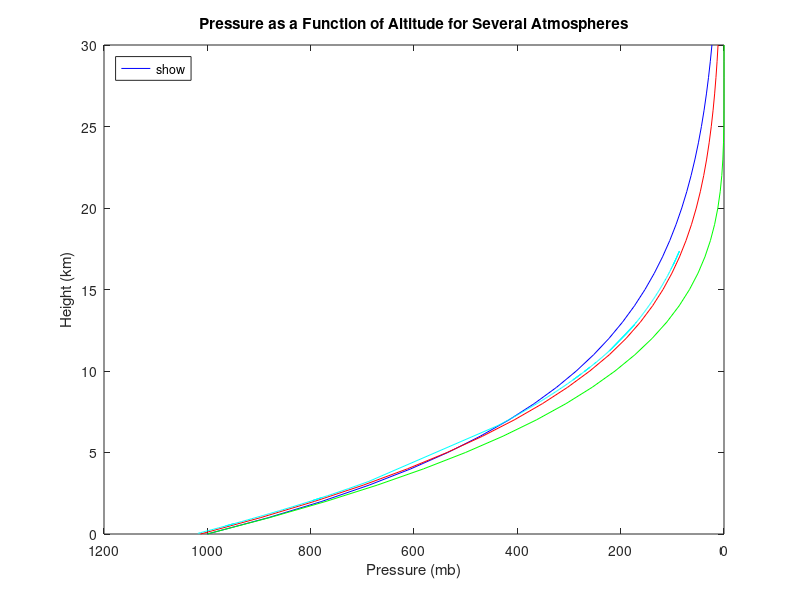

Recreate this plot in MATLAB.
%  Program Name:         Plot_of_Several_Atmospheres
%  File Name:            Plot_of_Several_Atmospheres.m
%  Functions Required:   MATLAB functions
%-----------------------------------------------------------------------------------------
%  Program Description:
%
%   This program plots pressure as a function of altitude for:
%   (a) The isothermal atmosphere (T = 273 K, surface temp = 300 K, surface pressure = 1000hPa)
%   (b) A dry adiabatic atmosphere (using same values as (a))
%   (c) The 1976 US Standard Atmosphere
%   (d) Radiosonde data (hardcoded)
%-----------------------------------------------------------------------------------------
%  Author:  Matthew B. Little
%  Date:    11 Apr 2011     
%  Revised: 7 Sep 2016 
%-----------------------------------------------------------------------------------------
%        1         2         3         4         5         6         7         8         9
%23456789012345678901234567890123456789012345678901234567890123456789012345678901234567890
% Reset any leftover graphics and variables
  clear
  clf('reset');
% Initialize values for part a and b
  z = 0:1:30;
  g = 9.81;
  R = 287;
  p = 1000;
  T = 273;
  c = 1004.64;
  Gam = 9.8;
% Part a, The isothermal atmosphere
p1 = p*(exp((-g.*z*1000)/(R*T)));
% Part b, The dry adiabatic atmosphere
p2 = p*((T - Gam.*z)/T).^(c/R);
p2(29:31) = 0;
% Part c, The 1976 US Standard Atmosphere
% Initialize variables
  T_c = 288.15;
  P_c = 1013.25;
  g_c = 9.80665;
  Gam_c = 6.5;
  TS_c = 216.65;
  z1_c = 0:1:11;
  z2_c = 12:1:21;
  % Wikipedia provided the Stratospheric info for z > 20gpkm   
  Gam2_c = -1.0;
% Using Barometric formula 
p3(1) = P_c;
T3(1) = T_c;
for counter = 1:11
    T3(counter + 1) = T3(counter) - Gam_c;
    p3(counter + 1) = p3(counter)*(exp((-g_c*1000)/(R*T3(counter + 1))));
end
% For tropopause 12gpkm - 19 gpkm
T3(z2_c) = TS_c;
for counter2 = 12:20
    p3(counter2 + 1) = p3(counter2)*(exp((-g_c*1000)/(R*T3(counter2 + 1))));
end
% For stratosphere for 20gpkm to 30gpkm
for counter3 = 21:30
    T3(counter3 + 1) = T3(counter3) - Gam2_c;
    p3(counter3 + 1) = p3(counter3)*(exp((-g_c*1000)/(R*T3(counter3 + 1))));
end
% Part d, Hardcoded Radiosonde Data
p4 = [1018.3,1018.2,1016.6,1013.3,1009.9,1006.5,1003,1000,997,994.4,991.2,987.8,985.1,981.5,978.1,974.8,971.5,948.2,965,961.7,957.9,955.4,948.3,933.6,931.1,927.2,921.7,914.8,911.4,908.8,903.4,899.8,897.4,893.7,891.4,888.1,885.8,882.2,879.7,877.5,872.5,865.4,862.1,860.3,858.7,854.2,845.8,839.6,835.5,830.2,826.5,822.4,817.2,809,808.6,778.7,797.3,784.5,767.2,757.3,726.6,687.5,437.6,428.2,426.8,424.6,423.5,422.3,421.4,419.3,418.2,417.5,415.9,415,414,413,411,408.9,406.9,405.9,404.5,402.9,401.5,400.5,398.9,397.2,395.9,394.4,392.8,391,389.8,388.2,386.9,384.6,384.5,382.9,381.9,380.5,379.6,378.3,376.9,375.7,375,372.9,371.4,369,367.2,363.9,362.8,361.8,360.5,359.2,358.4,357.2,355.8,354.9,354.5,353.3,351.2,349.3,347,345.5,344.3,343.5,342.1,341,340.6,339.4,338,336.8,335.6,334.1,333.7,332.4,332,329.7,328.7,327.2,326.2,325.2,324,323.2,322.4,321.5,320.4,318.8,317.7,315.5,313.8,312.3,310.4,308,306,305.4,303.9,302.8,302.4,300.8,299.9,298,297.2,295.6,294.8,294.1,277.1,292.1,291.2,290.5,289.8,287.7,287.2,285.5,284.5,283.9,282.7,280.6,280,279,277.9,277.1,277.4,275.1,274.7,273.6,272.3,259.6,270.4,269.3,268.2,267.9,266.6,265.9,265.2,263.8,264.4,262.2,262.1,260.4,259.5,259.4,258.5,257.3,256.6,255.4,254.2,253.5,252.8,251.7,251.8,250,250.7,247.8,249,246.8,246.5,246.2,244.5,243.9,242.6,242,240.7,240.4,239.6,238.8,237.9,237.3,236.6,236.2,234.6,233.7,232.6,232.7,231.3,231,229.9,229.3,228.6,227.3,227.1,226.1,225.6,224.5,224.2,223.4,222.8,223,221.2,219.7,219.1,218.4,217.7,217.3,215.8,215.2,214.2,213.6,213.4,212.3,212.3,211,210.4,187,186.4,185.7,184.8,184.1,183.6,183.1,182.2,181.8,181.3,180.5,180.1,179.9,179,178.6,178,177.1,176.6,175.6,174.8,174.6,174.8,172.8,172.6,221.3,172.4,170,170.7,169.6,170,167,167,166.5,165.6,165.6,164.9,163.1,162.6,162,161.5,161.1,160.6,160.1,159.6,159.1,158.7,158,157.7,157.3,156.8,156.2,155.8,155.2,154.6,153.9,153.3,152.9,152.4,151.8,151.2,150.8,150.4,149.9,149.2,148.8,148.4,147.8,147.3,147,146.2,146,145.4,144.9,144.6,144.1,144,143,142.7,142.3,141.7,141.3,140.8,140.3,139.8,139.4,139.1,138.5,138.3,137.8,137.2,137,136.6,136.2,135.7,135,134.8,134.3,134,133.6,133.2,132.8,132.6,132.1,131.7,131.1,131.2,130.5,130.2,130.2,129.2,128.9,128.7,128.3,127.7,127.5,127.1,126.7,126.4,125.8,125.5,125.3,124.8,124.7,124.2,123.6,123.4,123,122.8,122.2,122,121.7,121.4,120.9,120.6,120.2,120.1,119.4,119.3,119,118.3,117.9,117.7,117.3,116.8,116.9,116.3,116.1,115.7,115.4,115.2,114.5,114.3,114.2,113.5,113.4,113.7,112.6,112.2,112.2,111.7,111.3,110.9,110.9,110.5,110.4,109.6,109.6,109.2,109.1,108.7,108.6,108.2,108.3,107.5,107.1,107.3,106.9,106.4,105.7,105.9,105.8,105.7,105.3,104.7,104.6,104.4,104.2,103.7,103.9,103.3,103,103.3,102.9,102.9,102.6,102.3,101.7,102,101.3,102,101.6,101.4,101.7,99.9,100.3,97.9,86.2,97.9,97.5,97.2,96.9,97.2,97.3,97,98.8,94.6,86.1];
z4 = [40,40.8,54.1,81.5,109.7,138,167.2,192.3,217.5,239.3,266.2,294.9,317.8,348.3,377.2,405.4,433.6,635.4,489.5,517.9,550.8,572.4,634.1,763.1,785.2,819.8,868.7,930.4,960.9,984.4,1033.2,1065.9,1087.7,1121.5,1142.6,1172.8,1194,1227.2,1250.3,1270.6,1317,1383.3,1414.2,1431.1,1446.2,1488.6,1568.3,1627.5,1666.8,1718,1753.8,1793.6,1844.3,1924.9,1928.8,2229.1,2040.1,2170.5,2350.4,2454.8,2785.9,3225.3,6654.4,6811.9,6835.6,6872.9,6891.6,6912.1,6927.5,6963.5,6982.5,6994.5,7022.1,7037.7,7055,7072.4,7107.2,7144,7179.2,7196.8,7221.5,7249.8,7274.7,7292.5,7321,7351.5,7374.8,7401.8,7430.6,7463.2,7485,7514.1,7537.8,7579.9,7581.8,7611.2,7629.6,7655.5,7672.2,7696.4,7722.5,7744.9,7757.9,7797.3,7825.6,7870.9,7905.1,7968,7989,8008.2,8033.2,8058.3,8073.7,8097,8124.2,8141.7,8149.5,8173,8214.1,8251.5,8297,8326.8,8350.7,8366.7,8394.7,8416.8,8424.9,8449,8477.3,8501.6,8525.9,8556.5,8564.6,8591.2,8599.3,8646.5,8667.1,8698,8718.7,8739.5,8764.5,8781.2,8798,8816.9,8840,8873.7,8897,8943.7,8980,9012.1,9052.9,9104.8,9148.3,9161.3,9194.2,9218.4,9227.2,9262.5,9282.4,9324.5,9342.3,9378.1,9396,9411.8,9805.4,9456.6,9477.1,9493,9508.9,9557,9568.5,9607.8,9630.9,9644.9,9672.7,9721.7,9735.8,9759.3,9785.2,9804.1,9797,9851.6,9861.1,9887.4,9918.6,10230.5,9964.3,9990.9,10017.6,10024.9,10056.6,10073.7,10090.9,10125.3,10110.5,10164.8,10167.3,10209.5,10232,10234.5,10257,10287.1,10304.7,10335,10365.5,10383.3,10401.1,10429.3,10426.7,10473,10455,10530.1,10498.9,10556.1,10564,10571.8,10616.3,10632.1,10666.4,10682.3,10716.8,10724.7,10746.1,10767.5,10791.7,10807.9,10826.9,10837.7,10881.3,10905.9,10936.2,10933.4,10972.1,10980.4,11011,11027.7,11047.3,11083.8,11089.4,11117.7,11131.8,11163.2,11171.7,11194.7,11212,11206.2,11258.3,11302,11319.6,11340.2,11360.8,11372.6,11417.2,11435.1,11465,11483.1,11489.1,11522.5,11522.5,11562.2,11580.6,12338,12358.6,12382.7,12413.8,12438.2,12455.7,12473.2,12504.9,12519,12536.7,12565.1,12579.4,12586.5,12618.7,12633.1,12654.7,12687.2,12705.4,12741.8,12771.2,12778.6,12771.2,12845.4,12852.8,11249.4,12888.5,12980.6,12954,12996,12980.7,13096.4,13096.4,13115.9,13151.2,13151.2,13178.8,13250.5,13270.6,13294.8,13315.1,13331.3,13351.7,13372.2,13392.7,13413.3,13429.8,13458.8,13471.2,13487.9,13508.8,13534,13550.8,13576.2,13601.7,13631.5,13657.2,13674.3,13695.8,13721.7,13747.6,13765,13782.3,13804,13834.6,13852,13869.6,13895.9,13918,13931.2,13966.7,13975.6,14002.3,14024.7,14038.1,14060.6,14065.1,14110.3,14123.9,14142.1,14169.4,14187.6,14210.5,14233.4,14256.5,14274.9,14288.8,14316.7,14326,14349.3,14377.4,14386.8,14405.7,14424.6,14448.3,14481.7,14491.2,14515.2,14529.6,14548.9,14568.3,14587.8,14597.5,14621.9,14641.5,14671.1,14666.1,14700.8,14715.6,14715.6,14765.6,14780.7,14790.8,14810.9,14841.3,14851.4,14871.7,14892.1,14907.5,14938.2,14953.6,14963.9,14989.7,14994.8,15020.7,15052,15062.4,15083.3,15093.8,15125.4,15135.9,15151.7,15167.6,15194.1,15210.1,15231.4,15236.7,15274.2,15279.6,15295.8,15333.6,15355.4,15366.2,15388.1,15415.4,15409.9,15442.8,15453.8,15475.9,15492.5,15503.6,15542.5,15553.6,15559.2,15598.5,15604.1,15587.2,15649.3,15672,15672,15700.6,15723.5,15746.5,15746.5,15769.6,15775.4,15821.7,15821.7,15845,15850.8,15874.3,15880.2,15903.8,15897.9,15945.2,15969,15957.1,15980.9,16010.9,16053.1,16041,16047,16053.1,16077.3,16113.8,16119.9,16132.1,16144.4,16175.1,16162.8,16199.9,16218.5,16200,16224.8,16224.8,16243.4,16262.2,16300,16281,16325.4,16281,16306.3,16319,16300,16414.8,16389.1,16544.1,17353.1,16544.8,16570.9,16590.5,16610.2,16590.5,16583.9,16603.6,16486.2,16763.6,17364.1]./1000;

% Plots all atmosphere data on a single figure
plot(p1,z,'b','DisplayName','Isothermal Atmosphere');
  hold on;
  plot(p2,z,'g','DisplayName','Dry Adiabatic Atmosphere');
  plot(p3,z,'r','DisplayName','The 1976 US Standard Atmosphere');
  plot(p4,z4,'c', 'DisplayName','Radiosonde Data');
  hold off;
    title('Pressure as a Function of Altitude for Several Atmospheres');
    ylabel('Height (km)');
    xlabel('Pressure (mb)');
      set(gca,'XDir','Reverse');
    legend('show', 'Location','northwest');
